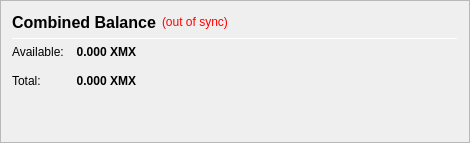
                   <widget class="QFrame" name="frame_CombinedBalances">
                    <property name="minimumSize">
                     <size>
                      <width>470</width>
                      <height>0</height>
                     </size>
                    </property>
                    <property name="frameShape">
                     <enum>QFrame::StyledPanel</enum>
                    </property>
                    <property name="frameShadow">
                     <enum>QFrame::Raised</enum>
                    </property>
                    <layout class="QVBoxLayout" name="verticalLayout_5">
                     <item>
                      <layout class="QHBoxLayout" name="horizontalLayout_5" stretch="0,0,0">
                       <item>
                        <widget class="QLabel" name="label_5z">
                         <property name="minimumSize">
                          <size>
                           <width>0</width>
                           <height>20</height>
                          </size>
                         </property>
                         <property name="font">
                          <font>
                           <pointsize>12</pointsize>
                           <weight>75</weight>
                           <bold>true</bold>
                          </font>
                         </property>
                         <property name="toolTip">
                          <string>Combined Balance (including unconfirmed and immature coins)</string>
                         </property>
                         <property name="text">
                          <string>Combined Balance</string>
                         </property>
                        </widget>
                       </item>
                       <item>
                        <widget class="QLabel" name="labelWalletStatus">
                         <property name="cursor">
                          <cursorShape>WhatsThisCursor</cursorShape>
                         </property>
                         <property name="toolTip">
                          <string>The displayed information may be out of date. Your wallet automatically synchronizes with the XUMA network after a connection is established, but this process has not completed yet.</string>
                         </property>
                         <property name="styleSheet">
                          <string notr="true">QLabel { color: red; }</string>
                         </property>
                         <property name="text">
                          <string notr="true">(out of sync)</string>
                         </property>
                         <property name="alignment">
                          <set>Qt::AlignLeading|Qt::AlignLeft|Qt::AlignVCenter</set>
                         </property>
                        </widget>
                       </item>
                       <item>
                        <spacer name="horizontalSpacer_1">
                         <property name="orientation">
                          <enum>Qt::Horizontal</enum>
                         </property>
                         <property name="sizeHint" stdset="0">
                          <size>
                           <width>40</width>
                           <height>20</height>
                          </size>
                         </property>
                        </spacer>
                       </item>
                      </layout>
                     </item>
                     <item>
                      <widget class="Line" name="line_CombinedBalance">
                       <property name="minimumSize">
                        <size>
                         <width>0</width>
                         <height>1</height>
                        </size>
                       </property>
                       <property name="maximumSize">
                        <size>
                         <width>16777215</width>
                         <height>1</height>
                        </size>
                       </property>
                       <property name="orientation">
                        <enum>Qt::Horizontal</enum>
                       </property>
                      </widget>
                     </item>
                     <item>
                      <layout class="QGridLayout" name="gridLayout_3">
                       <property name="spacing">
                        <number>12</number>
                       </property>
                       <item row="1" column="0">
                        <widget class="QLabel" name="labelBalanceTextz">
                         <property name="text">
                          <string>Available:</string>
                         </property>
                        </widget>
                       </item>
                       <item row="1" column="1">
                        <widget class="QLabel" name="labelBalancez">
                         <property name="font">
                          <font>
                           <weight>75</weight>
                           <bold>true</bold>
                          </font>
                         </property>
                         <property name="cursor">
                          <cursorShape>IBeamCursor</cursorShape>
                         </property>
                         <property name="toolTip">
                          <string>Your current spendable balance</string>
                         </property>
                         <property name="text">
                          <string notr="true">0.000 XMX</string>
                         </property>
                         <property name="alignment">
                          <set>Qt::AlignRight|Qt::AlignTrailing|Qt::AlignVCenter</set>
                         </property>
                         <property name="textInteractionFlags">
                          <set>Qt::LinksAccessibleByMouse|Qt::TextSelectableByKeyboard|Qt::TextSelectableByMouse</set>
                         </property>
                        </widget>
                       </item>
                       <item row="2" column="0">
                        <widget class="QLabel" name="labelTotalTextz">
                         <property name="text">
                          <string>Total:</string>
                         </property>
                        </widget>
                       </item>
                       <item row="2" column="1">
                        <widget class="QLabel" name="labelTotalz">
                         <property name="font">
                          <font>
                           <weight>75</weight>
                           <bold>true</bold>
                          </font>
                         </property>
                         <property name="cursor">
                          <cursorShape>IBeamCursor</cursorShape>
                         </property>
                         <property name="toolTip">
                          <string>Total Balance, including all unavailable coins.</string>
                         </property>
                         <property name="text">
                          <string notr="true">0.000 XMX</string>
                         </property>
                         <property name="alignment">
                          <set>Qt::AlignRight|Qt::AlignTrailing|Qt::AlignVCenter</set>
                         </property>
                         <property name="textInteractionFlags">
                          <set>Qt::LinksAccessibleByMouse|Qt::TextSelectableByKeyboard|Qt::TextSelectableByMouse</set>
                         </property>
                        </widget>
                       </item>
                       <item row="2" column="3">
                        <spacer name="horizontalSpacer_2">
                         <property name="orientation">
                          <enum>Qt::Horizontal</enum>
                         </property>
                         <property name="sizeHint" stdset="0">
                          <size>
                           <width>40</width>
                           <height>20</height>
                          </size>
                         </property>
                        </spacer>
                       </item>
                      </layout>
                     </item>
                     <item>
                      <spacer name="verticalSpacer_1">
                       <property name="orientation">
                        <enum>Qt::Vertical</enum>
                       </property>
                       <property name="sizeHint" stdset="0">
                        <size>
                         <width>20</width>
                         <height>40</height>
                        </size>
                       </property>
                      </spacer>
                     </item>
                    </layout>
                   </widget>
